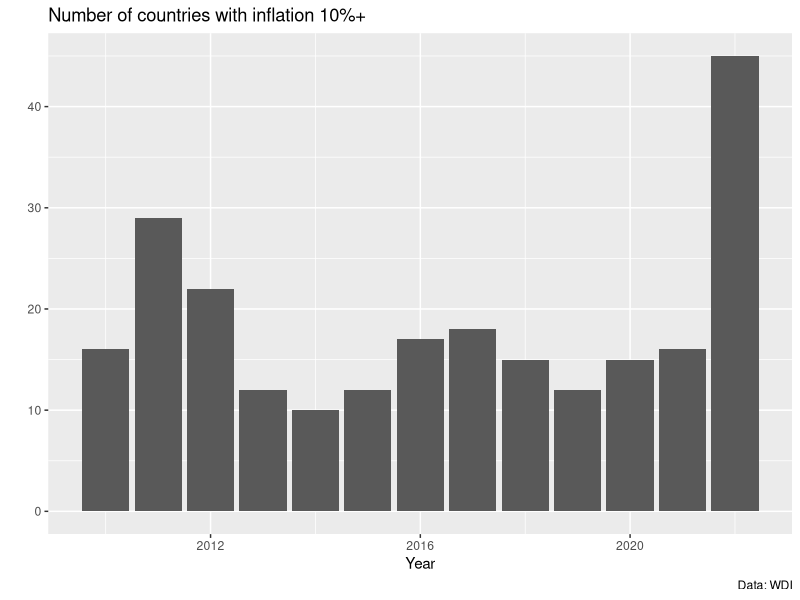
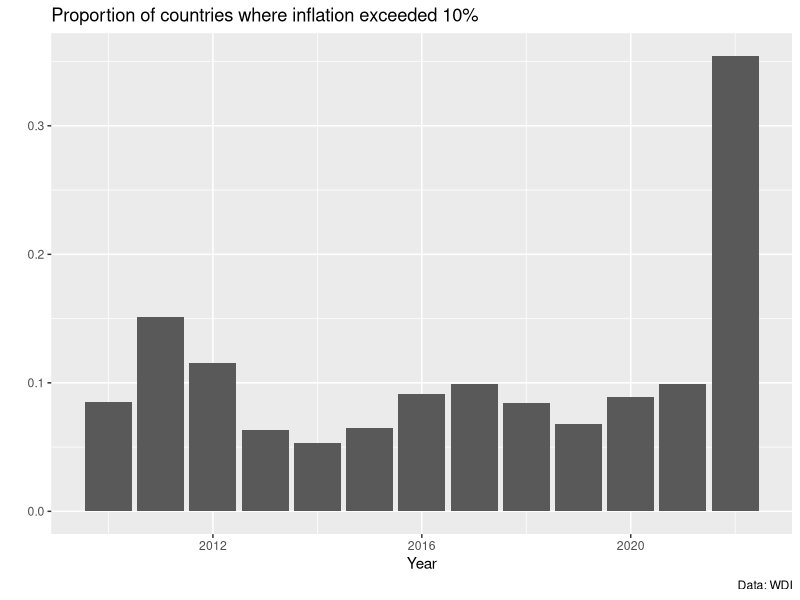
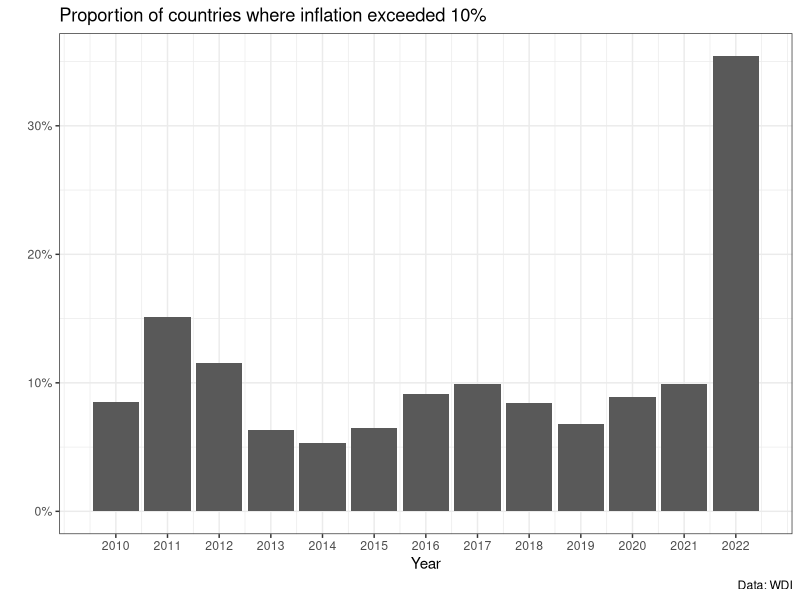
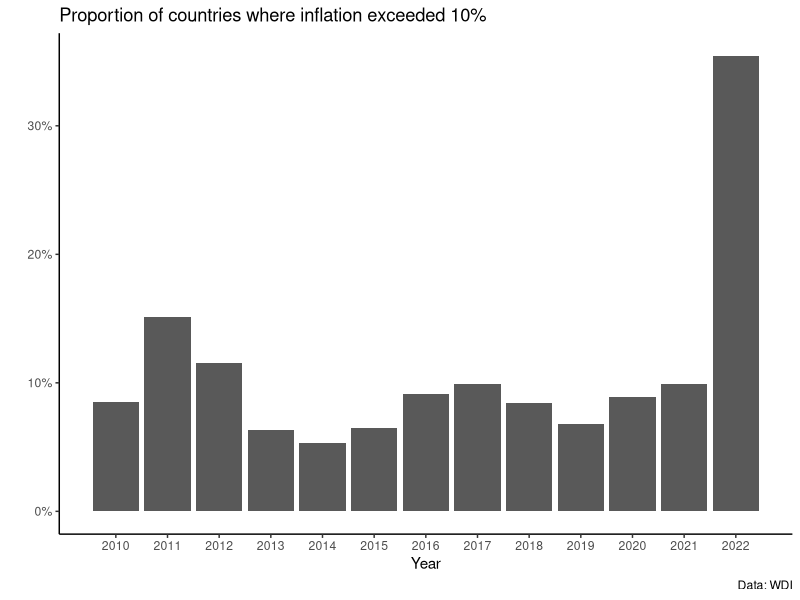
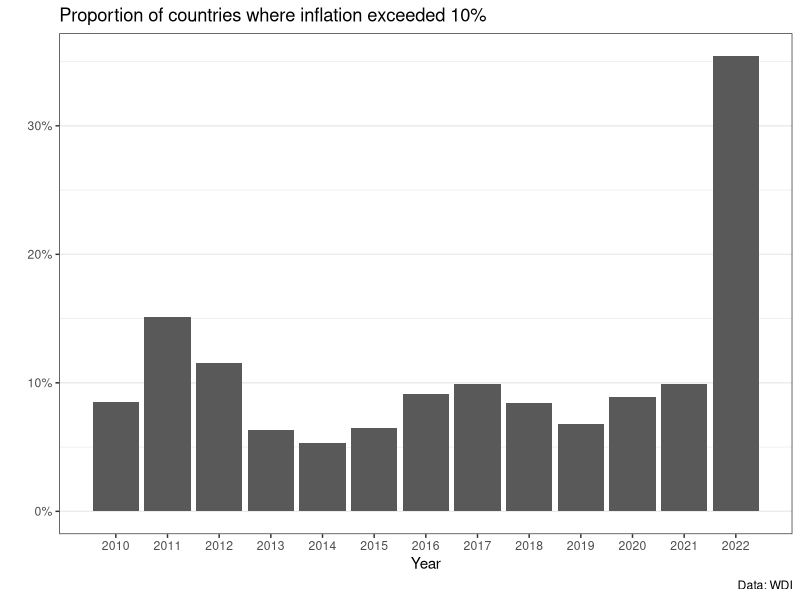
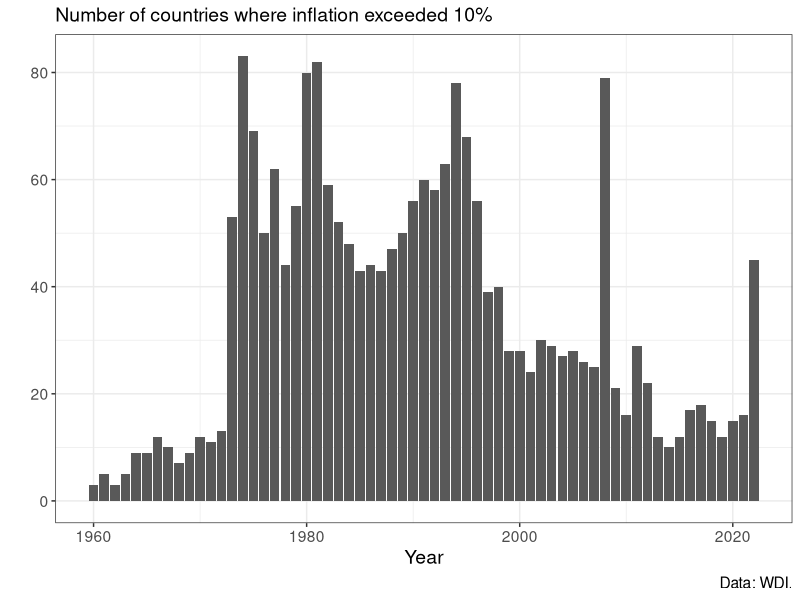
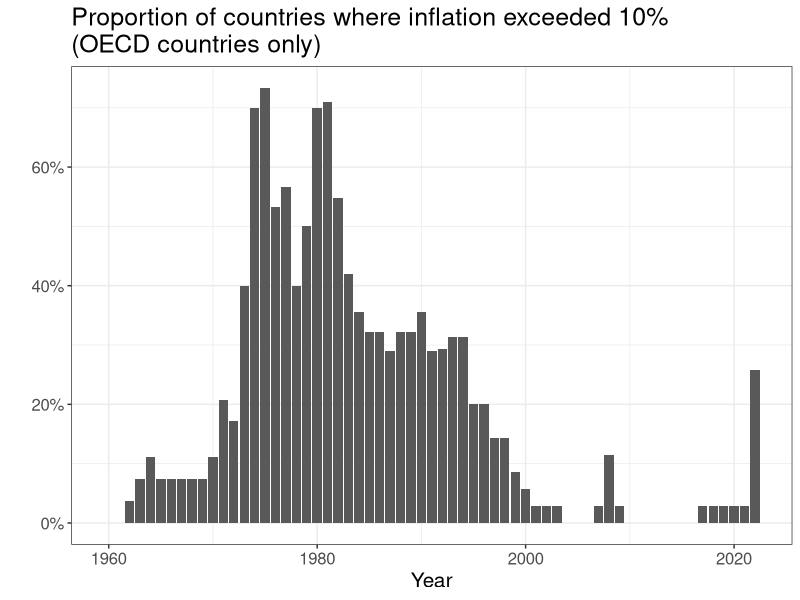
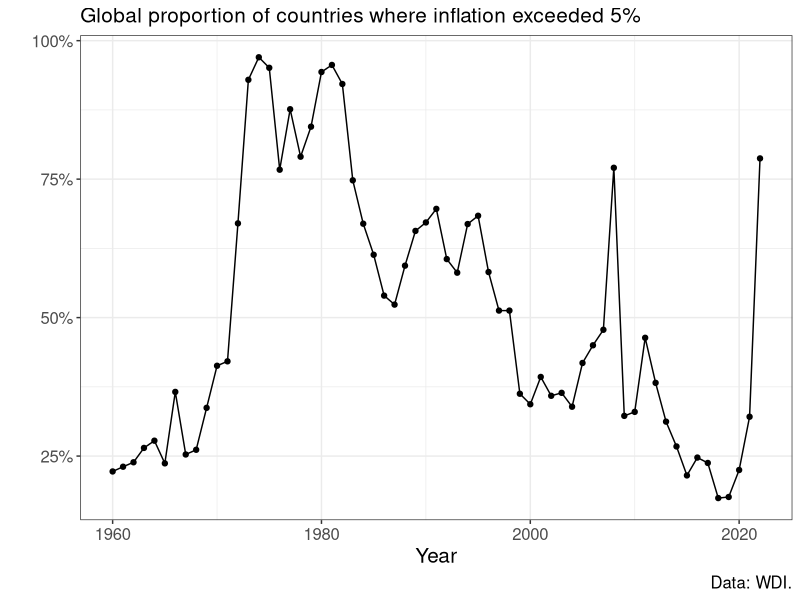

Reproduce these figures in R, in order.
## ---- chunk 1
library(tidyverse)
D <- read_csv("data_macro/inflation_WDI.csv")
oecd <- read_csv("data_macro/oced_codes.csv")

#biggerText <- jzPack::biggerText

# Merge in OECD indicators
D <- left_join(D,oecd)
## ---- chunk 2
D %>% 
  filter(year == 2022) %>%
  mutate(over10 = ifelse(inflation > 10, 1, 0)) %>%
  count(over10)
## ---- chunk 3
D %>% 
  filter(year %in% c(2010:2022)) %>%
  mutate(over10 = ifelse(inflation > 10, 1, 0)) %>%
  group_by(year) %>%
  summarise(n = n(),
            over10 = sum(over10)) %>%
  ggplot(aes(x=year,y=over10)) +
  geom_col() +
  labs(y="", x="Year",
       title = "Number of countries with inflation 10%+",
       caption = "Data: WDI")
  
## ---- chunk 4
D %>% 
  filter(year %in% c(2010:2022)) %>%
  mutate(over10 = ifelse(inflation > 10, 1, 0)) %>%
  group_by(year) %>%
  summarise(n = n(),
            prop = sum(over10)/n) %>% 
  ggplot(aes(x=year,
             y=prop)) +
  geom_col() +
  labs(y="", x="Year",
       title = "Proportion of countries where inflation exceeded 10%",
       caption = "Data: WDI")
## ---- chunk 5
barplot_V2 <-  D %>% 
  filter(year %in% c(2010:2022)) %>%
  mutate(over10 = ifelse(inflation > 10, 1, 0)) %>%
  group_by(year) %>%
  summarise(n = n(),
            prop = sum(over10)/n) %>% 
  ggplot(aes(x=year,
             y=prop)) +
  geom_col() +
  labs(y="", x="Year",
       title = "Proportion of countries where inflation exceeded 10%",
       caption = "Data: WDI") +
  scale_x_continuous(breaks = c(2010:2022)) +
  scale_y_continuous(labels = scales::percent) +
  theme(text = element_text(size=15)) +
  theme_bw() 

barplot_V2
## ---- chunk 6
barplot_V2 +
  theme_classic() 
## ---- chunk 7
barplot_V2 +
  theme(panel.grid.minor.x = element_blank(),
        panel.grid.major.x = element_blank())
## ---- chunk 8
D %>% 
  filter(!is.na(inflation)) %>%
  mutate(over10 = ifelse(inflation > 10, 1, 0)) %>%
  group_by(year) %>%
  ggplot(aes(x=year,
             y=over10)) +
  geom_col() +
  theme_bw() + 
  theme(text = element_text(size=14)) +
  labs(y="", x="Year",
       subtitle = "Number of countries where inflation exceeded 10%",
       caption = "Data: WDI.")
## ---- chunk 9
D %>% filter(OECD==1) %>%
  filter(!is.na(inflation)) %>%
  mutate(over10 = ifelse(inflation > 10, 1, 0)) %>%
  group_by(year) %>%
  summarise(n = n(),
            prop = sum(over10)/n) %>% 
  ggplot(aes(x=year,
             y=prop)) +
  geom_col() +
  theme_bw() + 
  theme(text = element_text(size=15)) +
  scale_y_continuous(labels = scales::percent) +
  labs(y="", x="Year",
       title = "Proportion of countries where inflation exceeded 10%\n(OECD countries only)")
## ---- chunk 10
D %>% 
  mutate(over5 = ifelse(inflation > 5, 1, 0)) %>%
  group_by(year) %>%
  summarise(n = n(),
            prop = sum(over5)/n) %>% 
  ggplot(aes(x=year,
             y=prop)) +
  geom_line() + geom_point() +
  theme_bw() + 
  theme(text = element_text(size=15)) +
  scale_y_continuous(labels = scales::percent) +
  labs(y="", x="Year",
       subtitle = "Global proportion of countries where inflation exceeded 5%",
       caption = "Data: WDI.")
## ---- chunk 11
D %>% filter(OECD==1) %>%
  filter(!is.na(inflation)) %>%
  group_by(year) %>%
  summarise(M = median(inflation)) %>%
  ggplot(aes(x=year,
             y=M)) +
  # geom_point() + geom_line() +
  geom_col() +
  theme_bw() + 
  theme(text = element_text(size=15)) +
  labs(y="", x="Year",
       title = "Median inflation in OECD countries")
